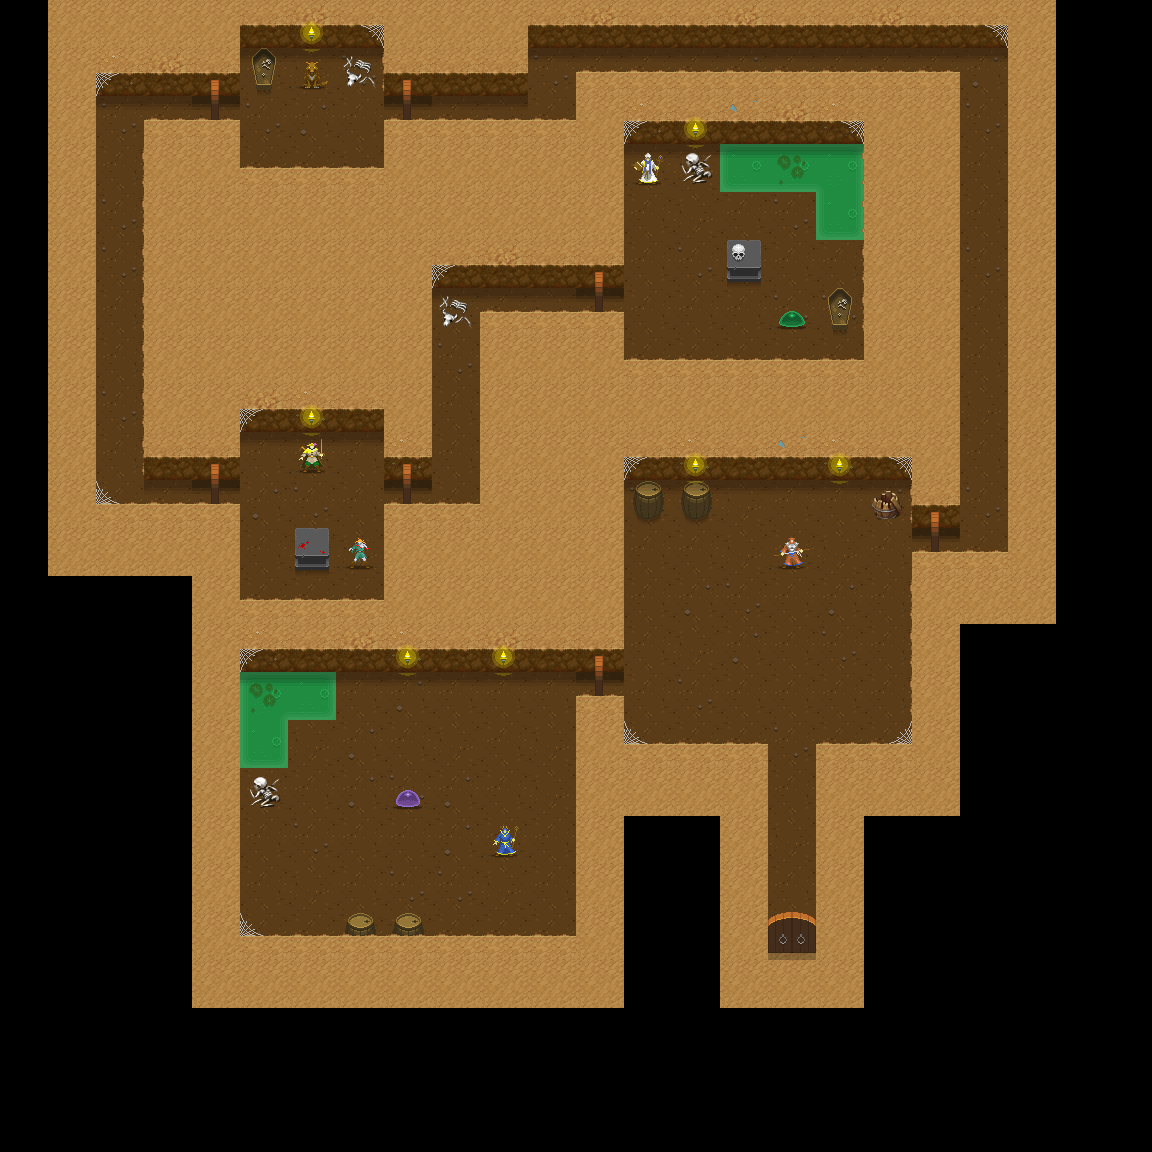

Tiled map render using the project's own tile images. Description and the map definition, with tile-layer contents summarised, below:
An orthogonal 24x24 tile map with 48x48 px tiles, 10 tile layers (floor, floor 2, props, creature, ...), 2 tilesets and 9 objects (8x MONSTER, WORLD).

<map version="1.0" orientation="orthogonal" renderorder="right-down" width="24" height="24" tilewidth="48" tileheight="48" nextobjectid="113">
 <properties>
  <property name="startX" value="16" />
  <property name="startY" value="19" />
 </properties>
 <tileset firstgid="1" name="terrain" tilewidth="48" tileheight="48" tilecount="760" columns="20">
  <image source="uf_terrain.png" width="960" height="1824" />
  <tile id="115">
   <animation>
    <frame tileid="115" duration="500" />
    <frame tileid="116" duration="500" />
    <frame tileid="117" duration="500" />
    <frame tileid="118" duration="500" />
   </animation>
  </tile>
  <tile id="135">
   <animation>
    <frame tileid="135" duration="500" />
    <frame tileid="136" duration="500" />
    <frame tileid="137" duration="500" />
    <frame tileid="138" duration="500" />
   </animation>
  </tile>
  <tile id="155">
   <animation>
    <frame tileid="155" duration="500" />
    <frame tileid="156" duration="500" />
    <frame tileid="157" duration="500" />
    <frame tileid="158" duration="500" />
   </animation>
  </tile>
  <tile id="175">
   <animation>
    <frame tileid="175" duration="500" />
    <frame tileid="176" duration="500" />
    <frame tileid="177" duration="500" />
    <frame tileid="178" duration="500" />
   </animation>
  </tile>
  <tile id="195">
   <animation>
    <frame tileid="195" duration="300" />
    <frame tileid="196" duration="300" />
    <frame tileid="197" duration="300" />
    <frame tileid="198" duration="300" />
   </animation>
  </tile>
  <tile id="215">
   <animation>
    <frame tileid="215" duration="500" />
    <frame tileid="216" duration="500" />
    <frame tileid="217" duration="500" />
    <frame tileid="218" duration="500" />
   </animation>
  </tile>
  <tile id="621">
   <animation>
    <frame tileid="621" duration="300" />
    <frame tileid="622" duration="300" />
   </animation>
  </tile>
  <tile id="644">
   <animation>
    <frame tileid="644" duration="200" />
    <frame tileid="645" duration="200" />
   </animation>
  </tile>
  <tile id="664">
   <animation>
    <frame tileid="664" duration="200" />
    <frame tileid="665" duration="200" />
   </animation>
  </tile>
  <tile id="672">
   <animation>
    <frame tileid="672" duration="750" />
    <frame tileid="673" duration="750" />
   </animation>
  </tile>
  <tile id="674">
   <animation>
    <frame tileid="674" duration="750" />
    <frame tileid="675" duration="750" />
   </animation>
  </tile>
 </tileset>
 <tileset firstgid="761" name="heroes" tilewidth="48" tileheight="48" tilecount="520" columns="40">
  <image source="uf_heroes.png" width="1920" height="624" />
 </tileset>
 <layer name="floor" width="24" height="24">
  <data>[576 cells, 169 non-empty, 4 distinct tile ids]</data>
 </layer>
 <layer name="floor 2" width="24" height="24">
  <data>[576 cells, 7 non-empty, 1 distinct tile ids]</data>
 </layer>
 <layer name="props" width="24" height="24">
  <data>[576 cells, 15 non-empty, 8 distinct tile ids]</data>
 </layer>
 <layer name="creature" width="24" height="24">
  <data>[576 cells, 8 non-empty, 8 distinct tile ids]</data>
 </layer>
 <layer name="water_edges" width="24" height="24">
  <data>[576 cells, 7 non-empty, 3 distinct tile ids]</data>
 </layer>
 <layer name="shadows" width="24" height="24">
  <data>[576 cells, 49 non-empty, 1 distinct tile ids]</data>
 </layer>
 <layer name="walls" width="24" height="24">
  <data>[576 cells, 271 non-empty, 7 distinct tile ids]</data>
 </layer>
 <layer name="door" width="24" height="24">
  <data>[576 cells, 15 non-empty, 3 distinct tile ids]</data>
 </layer>
 <layer name="torches" width="24" height="24">
  <data>[576 cells, 14 non-empty, 2 distinct tile ids]</data>
 </layer>
 <layer name="webs" width="24" height="24">
  <data>[576 cells, 14 non-empty, 4 distinct tile ids]</data>
 </layer>
 <objectgroup name="portals">
  <object id="111" name="WORLD" x="768" y="912" width="48" height="48" />
 </objectgroup>
 <objectgroup name="people">
  <object id="93" name="creeping crud" type="MONSTER" x="768" y="288" width="48" height="48">
   <properties>
    <property name="creature" value="Creeping Crud" />
    <property name="movement" value="ATTACK_AVATAR" />
   </properties>
  </object>
  <object id="94" name="capybara" type="MONSTER" x="288" y="48" width="48" height="48">
   <properties>
    <property name="creature" value="Capybara" />
    <property name="movement" value="ATTACK_AVATAR" />
   </properties>
  </object>
  <object id="95" name="priest" type="MONSTER" x="624" y="144" width="48" height="48">
   <properties>
    <property name="creature" value="Lvl 1 Priest" />
    <property name="movement" value="ATTACK_AVATAR" />
   </properties>
  </object>
  <object id="96" name="ninja" type="MONSTER" x="768" y="528" width="48" height="48">
   <properties>
    <property name="creature" value="Lvl 1 Ninja" />
    <property name="movement" value="ATTACK_AVATAR" />
   </properties>
  </object>
  <object id="97" name="slime" type="MONSTER" x="384" y="768" width="48" height="48">
   <properties>
    <property name="creature" value="Bubbly Slime" />
    <property name="movement" value="ATTACK_AVATAR" />
   </properties>
  </object>
  <object id="98" name="zombie" type="MONSTER" x="336" y="528" width="48" height="48">
   <properties>
    <property name="creature" value="Zombie" />
    <property name="movement" value="ATTACK_AVATAR" />
   </properties>
  </object>
  <object id="99" name="rogue" type="MONSTER" x="288" y="432" width="48" height="48">
   <properties>
    <property name="creature" value="Rogue" />
    <property name="movement" value="ATTACK_AVATAR" />
   </properties>
  </object>
  <object id="112" name="mage" type="MONSTER" x="480" y="816" width="48" height="48">
   <properties>
    <property name="creature" value="Lvl 1 Mage" />
    <property name="movement" value="ATTACK_AVATAR" />
   </properties>
  </object>
 </objectgroup>
 <objectgroup name="rooms" />
</map>
